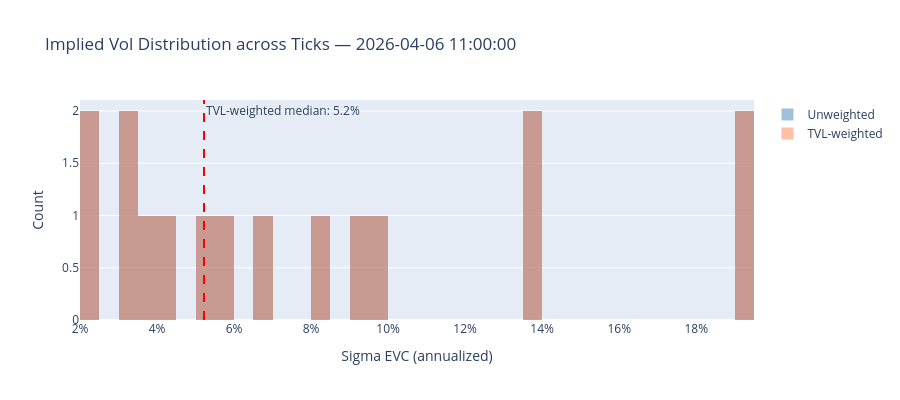

Write notebook code for a chart like this one.
### Code cell
# --- Chart 2: Liquidity-weighted Vol Distribution (histogram) ---
# Weight sigma by TVL to show where the "market-implied" vol sits
snap_weighted = snap.filter(pl.col("tick_tvl") > 0)

fig = go.Figure()
fig.add_trace(go.Histogram(
    x=snap_weighted["sigma_evc"].to_list(),
    nbinsx=50,
    name="Unweighted",
    opacity=0.5,
    marker_color="steelblue",
))

# Weighted histogram: repeat sigma values proportional to TVL
weights = snap_weighted["tick_tvl"].to_list()
total_w = sum(weights)
norm_weights = [w / total_w * len(weights) for w in weights]  # normalize to same count
weighted_sigmas = []
for s, w in zip(snap_weighted["sigma_evc"].to_list(), norm_weights):
    weighted_sigmas.extend([s] * max(1, int(w)))

fig.add_trace(go.Histogram(
    x=weighted_sigmas,
    nbinsx=50,
    name="TVL-weighted",
    opacity=0.5,
    marker_color="coral",
))

# Weighted median
snap_sorted = snap_weighted.sort("sigma_evc")
cum_tvl = snap_sorted["tick_tvl"].cum_sum()
half = cum_tvl[-1] / 2
weighted_median = float(snap_sorted.filter(cum_tvl >= half)["sigma_evc"][0])
fig.add_vline(x=weighted_median, line_dash="dash", line_color="red",
              annotation_text=f"TVL-weighted median: {weighted_median:.1%}")

fig.update_layout(
    title=f"Implied Vol Distribution across Ticks — {latest_hour}",
    xaxis_title="Sigma EVC (annualized)", xaxis_tickformat=".0%",
    yaxis_title="Count",
    barmode="overlay", height=400,
)
fig.show()

print(f"Ticks: {snap_weighted.height}, TVL-weighted median sigma: {weighted_median:.2%}")

### Figure 1 — Plotly figure (JSON) as saved in the notebook; plotly's stock layout.template omitted (floating-point values rounded to 4 significant figures)
{"data": [{"marker": {"color": "steelblue"}, "name": "Unweighted", "nbinsx": 50, "opacity": 0.5, "type": "histogram", "x": [0.03585, 0.09917, 0.193, 0.03428, 0.0522, 0.08164, 0.0402, 0.1379, 0.1357, 0.1917, 0.05837, 0.02413, 0.03481, 0.09071, 0.02383, 0.06588]}, {"marker": {"color": "coral"}, "name": "TVL-weighted", "nbinsx": 50, "opacity": 0.5, "type": "histogram", "x": [0.03585, 0.09917, 0.193, 0.03428, 0.0522, 0.08164, 0.0402, 0.1379, 0.1357, 0.1917, 0.05837, 0.02413, 0.03481, 0.09071, 0.02383, 0.06588]}], "layout": {"annotations": [{"showarrow": false, "text": "TVL-weighted median: 5.2%", "x": 0.0522, "xanchor": "left", "xref": "x", "y": 1, "yanchor": "top", "yref": "y domain"}], "barmode": "overlay", "height": 400, "shapes": [{"line": {"color": "red", "dash": "dash"}, "type": "line", "x0": 0.0522, "x1": 0.0522, "xref": "x", "y0": 0, "y1": 1, "yref": "y domain"}], "title": {"text": "Implied Vol Distribution across Ticks — 2026-04-06 11:00:00"}, "xaxis": {"tickformat": ".0%", "title": {"text": "Sigma EVC (annualized)"}}, "yaxis": {"title": {"text": "Count"}}}}
